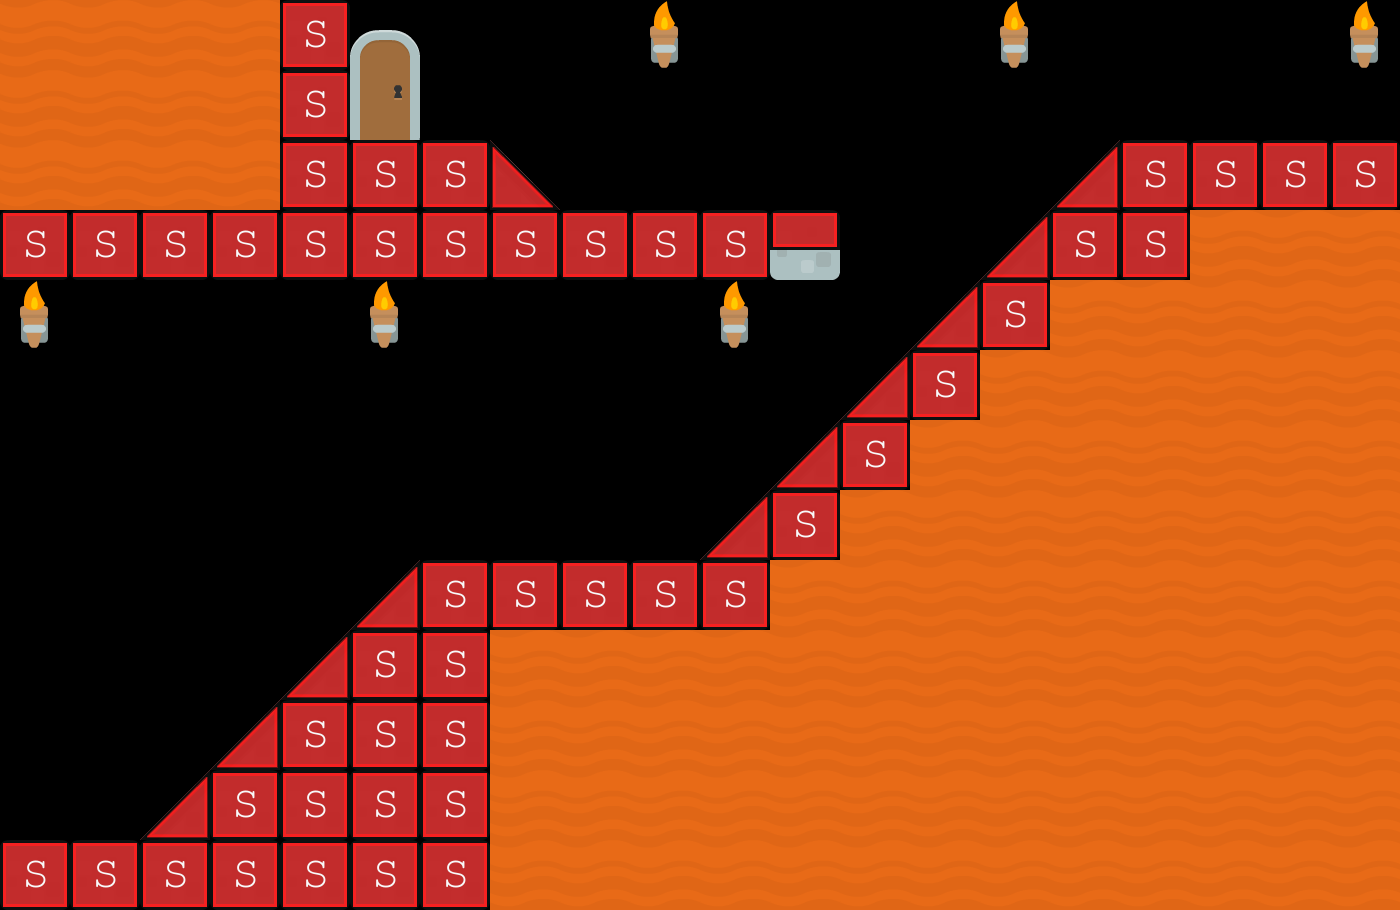

Rendered tile map (Tiled .tmx) drawn with the repository's tilesets; below, a short description and the map source with its tile grids summarised:
An orthogonal 20x13 tile map with 70x70 px tiles, 2 tile layers (Tile Layer 1, collision), 2 tilesets.

<map version="1.0" orientation="orthogonal" width="20" height="13" tilewidth="70" tileheight="70" backgroundcolor="#000000">
 <tileset firstgid="1" name="background-tiles" tilewidth="70" tileheight="70">
  <image source="../img/background-tiles.png" width="910" height="910" />
 </tileset>
 <tileset firstgid="170" name="meta-tiles" tilewidth="70" tileheight="70">
  <image source="../img/meta-tiles.png" width="350" height="70" />
  <tile id="0">
   <properties>
    <property name="type" value="breakable" />
   </properties>
  </tile>
  <tile id="1">
   <properties>
    <property name="type" value="lslope" />
   </properties>
  </tile>
  <tile id="2">
   <properties>
    <property name="type " value="platform" />
   </properties>
  </tile>
  <tile id="3">
   <properties>
    <property name="type" value="rslope" />
   </properties>
  </tile>
  <tile id="4">
   <properties>
    <property name="type" value="solid" />
   </properties>
  </tile>
 </tileset>
 <layer name="Tile Layer 1" width="20" height="13">
  <data>[260 cells, 169 non-empty, 7 distinct tile ids]</data>
 </layer>
 <layer name="collision" width="20" height="13" opacity="0.92">
  <data>[260 cells, 59 non-empty, 4 distinct tile ids]</data>
 </layer>
</map>
